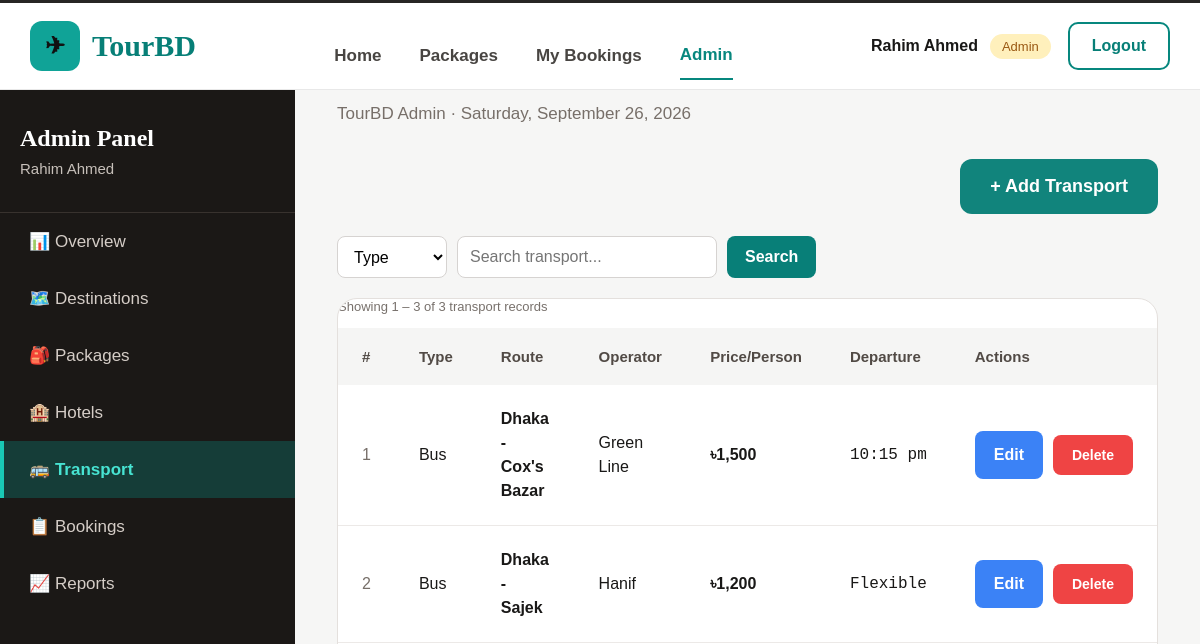
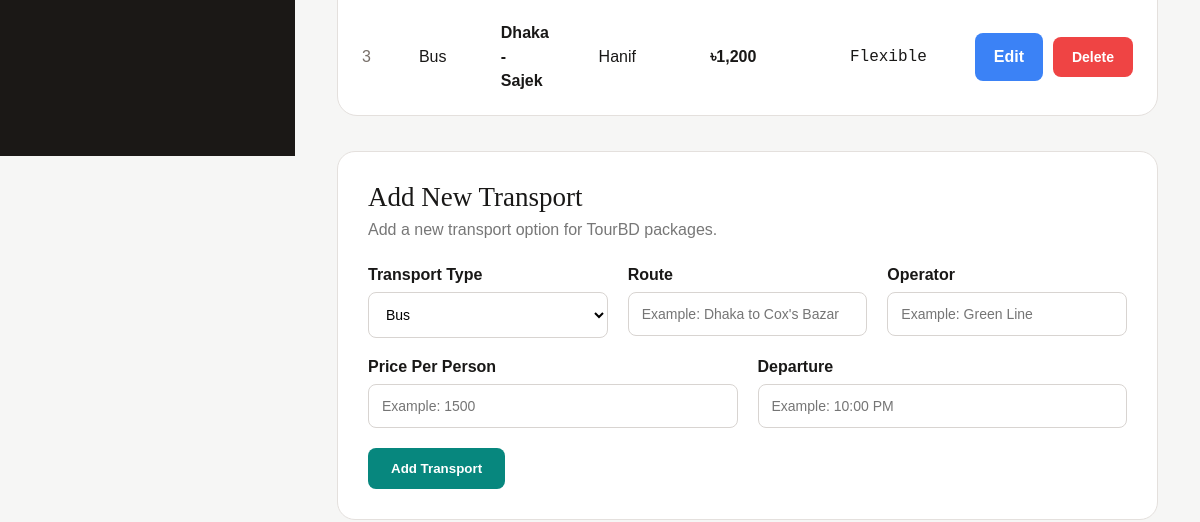
The app's page /admin/transport.php (signed in, upper part), older data (2 pictures, top to bottom).
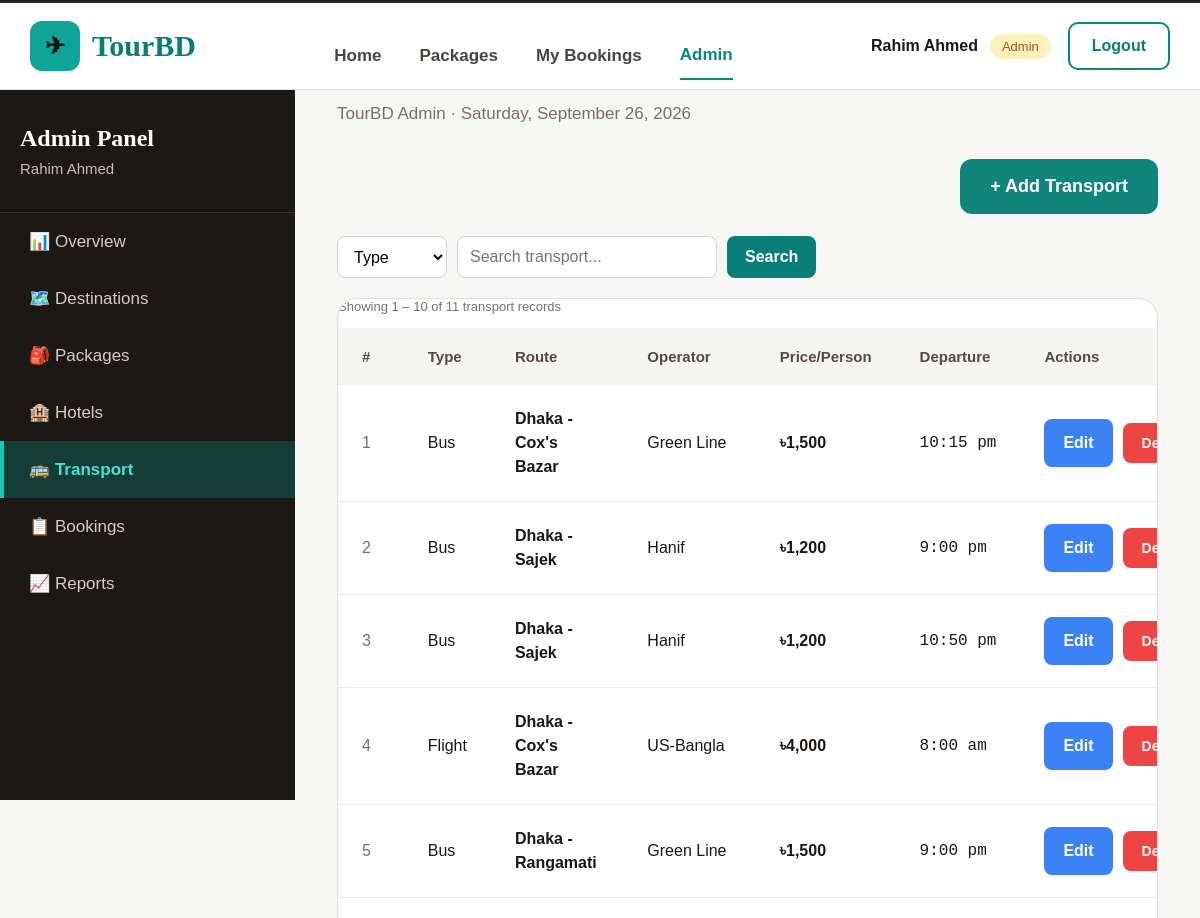
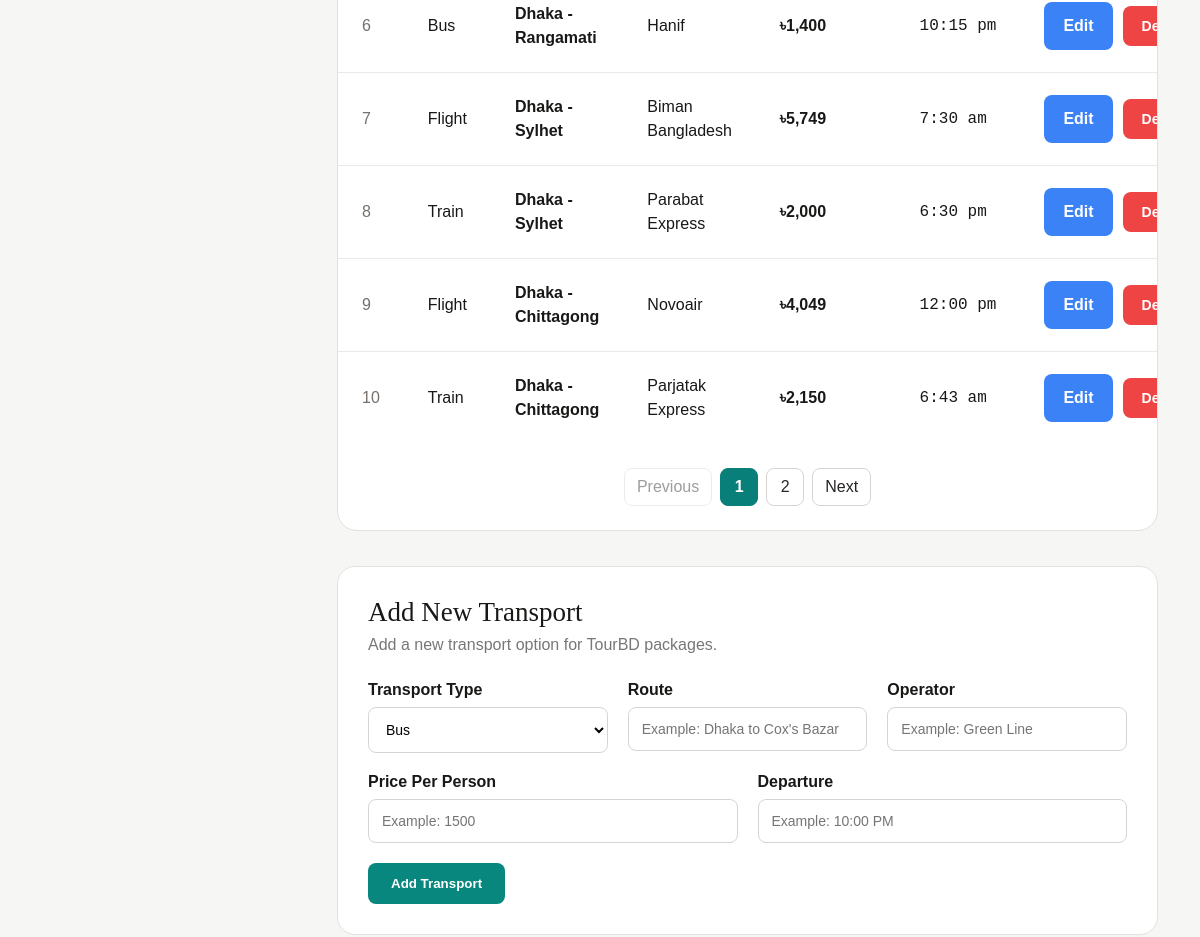
The same page, newer data (2 pictures, top to bottom).
### tables this page shows
CREATE TABLE `transport` (
  `transport_id` int(11) NOT NULL,
  `type` varchar(60) NOT NULL,
  `provider` varchar(120) NOT NULL,
  `route` varchar(180) DEFAULT NULL,
  `price_per_person` decimal(10,2) NOT NULL,
  `departure` varchar(50) NOT NULL DEFAULT 'Flexible'
);

### config/db.php (called while the page is built, shortened)
<?php
function e($value)
{
    return htmlspecialchars(
        $value ?? '',
        ENT_QUOTES,
        'UTF-8'
    );
}
?>

### admin/transport.php (the view, shortened to what the changed rows need)
<?php
require_once "../config/db.php";
$edit_transport = null;
$search = trim(
    $_GET['search'] ?? ''
);
$search_by =
    $_GET['search_by'] ?? 'type';
$where = "";
$records_per_page = 10;
$page = max(
    1,
    (int)($_GET['page'] ?? 1)
);
$count_sql = "
    SELECT COUNT(*) AS total
    FROM transport
    $where
";
$count_stmt = mysqli_prepare(
    $conn,
    $count_sql
);
mysqli_stmt_execute(
    $count_stmt
);
$count_result =
    mysqli_stmt_get_result(
        $count_stmt
    );
$count_row =
    mysqli_fetch_assoc(
        $count_result
    );
$total_transport =
    (int)$count_row['total'];
$total_pages = max(
    1,
    (int)ceil(
        $total_transport
        / $records_per_page
    )
);
$page = min(
    $page,
    $total_pages
);
$offset =
    ($page - 1)
    * $records_per_page;
$transport_sql = "
    SELECT *
    FROM transport
    $where
    ORDER BY transport_id ASC
    LIMIT ? OFFSET ?
";
$transport_stmt = mysqli_prepare(
    $conn,
    $transport_sql
);
if ($search !== '') {
    mysqli_stmt_bind_param(
        $transport_stmt,
        "sii",
        $search_value,
        $records_per_page,
        $offset
    );
}
else {
    mysqli_stmt_bind_param(
        $transport_stmt,
        "ii",
        $records_per_page,
        $offset
    );
}
mysqli_stmt_execute(
    $transport_stmt
);
$transport_result =
    mysqli_stmt_get_result(
        $transport_stmt
    );
$pagination_params = [
    'search' => $search,
    'search_by' => $search_by
];
function transportPageUrl(
    $page,
    $params
) {
    $params['page'] = $page;
    return "transport.php?"
        . http_build_query($params);
}
$showing_from =
    $total_transport > 0
    ? $offset + 1
    : 0;
$showing_to = min(
    $offset + $records_per_page,
    $total_transport
);
$display_number =
    $total_transport > 0
    ? $offset + 1
    : 1;
$highlight_id = max(
    0,
    (int)($_GET['highlight'] ?? 0)
);
?>
<!DOCTYPE html>
<html lang="en">
<head>
    <link
        rel="stylesheet"
        href="admin.css"
    >
</head>
<body>
<aside class="admin-sidebar">
    <div class="sidebar-title">
        <h2>
            Admin Panel
        </h2>
    </div>
</aside>
<main class="admin-main">
    <section class="transport-page-heading">
        <div>
            <h1>
            </h1>
        </div>
    </section>
    <section class="transport-table-card">
        <p class="transport-result-count">
            Showing
            <?php echo $showing_from; ?>
            –
            <?php echo $showing_to; ?>
            of
            <?php echo $total_transport; ?>
            transport records
        </p>
        <div class="table-wrapper">
            <table class="transport-admin-table">
                <thead>
                    <tr>
                        <th>#</th>
                        <th>Type</th>
                        <th>Route</th>
                        <th>Operator</th>
                        <th>Price/Person</th>
                        <th>Departure</th>
                        <th>Actions</th>
                    </tr>
                </thead>
                <tbody>
                    <?php if (
                        mysqli_num_rows(
                            $transport_result
                        ) > 0
                    ): ?>
                        <?php while (
                            $transport =
                                mysqli_fetch_assoc(
                                    $transport_result
                                )
                        ): ?>
                            <?php
                            $current_transport_id =
                                (int)$transport[
                                    'transport_id'
                                ];
                            $is_highlighted =
                                $highlight_id ===
                                $current_transport_id;
                            ?>
                            <tr
                                id="transport-<?php
                                echo $current_transport_id;
                                ?>"
                                class="<?php
                                echo $is_highlighted
                                    ? 'transport-highlight'
                                    : '';
                                ?>"
                            >
                                <td class="transport-id">
                                    <?php
                                    echo $display_number++;
                                    ?>
                                </td>
                                <td>
                                    <span class="transport-type">
                                        <?php
                                        echo e(
                                            $transport['type']
                                        );
                                        ?>
                                    </span>
                                </td>
                                <td class="transport-route">
                                    <?php
                                    echo e(
                                        $transport['route']
                                    );
                                    ?>
                                </td>
                                <td>
                                    <?php
                                    echo e(
                                        $transport['provider']
                                    );
                                    ?>
                                </td>
                                <td class="transport-price">
                                    ৳<?php
                                    echo number_format(
                                        (float)$transport[
                                            'price_per_person'
                                        ],
                                        0
                                    );
                                    ?>
                                </td>
                                <td class="transport-departure">
                                    <?php
                                    echo e(
                                        $transport['departure']
                                    );
                                    ?>
                                </td>
                                <td>
                                    <div class="transport-action-buttons">
                                        <?php
                                        $edit_params =
                                            $pagination_params;
                                        $edit_params['page'] =
                                            $page;
                                        $edit_params['edit'] =
                                            $current_transport_id;
                                        ?>
                                        <a
                                            href="transport.php?<?php
                                            echo e(
                                                http_build_query(
                                                    $edit_params
                                                )
                                            );
                                            ?>#transport-form"
                                            class="transport-edit-button"
                                        >
                                            Edit
                                        </a>
                                        <form
                                            method="POST"
                                            onsubmit="
                                                return confirm(
                                                    'Are you sure you want to delete this transport?'
                                                );
                                            "
                                        >
                                            <button
                                                type="submit"
                                                class="transport-delete-button"
                                            >
                                                Delete
                                            </button>
                                        </form>
                                    </div>
                                </td>
                            </tr>
                        <?php endwhile; ?>
                    <?php endif; ?>
                </tbody>
            </table>
        </div>
        <?php if ($total_pages > 1): ?>
            <div class="pagination">
                <a
                    href="<?php
                    echo e(
                        transportPageUrl(
                            max(1, $page - 1),
                            $pagination_params
                        )
                    );
                    ?>"
                    class="<?php
                    echo $page <= 1
                        ? 'disabled'
                        : '';
                    ?>"
                >
                    Previous
                </a>
                <?php for (
                    $i = 1;
                    $i <= $total_pages;
                    $i++
                ): ?>
                    <?php if ($i === $page): ?>
                        <span class="active">
                            <?php echo $i; ?>
                        </span>
                    <?php else: ?>
                        <a
                            href="<?php
                            echo e(
                                transportPageUrl(
                                    $i,
                                    $pagination_params
                                )
                            );
                            ?>"
                        >
                            <?php echo $i; ?>
                        </a>
                    <?php endif; ?>
                <?php endfor; ?>
                <a
                    href="<?php
                    echo e(
                        transportPageUrl(
                            min(
                                $total_pages,
                                $page + 1
                            ),
                            $pagination_params
                        )
                    );
                    ?>"
                    class="<?php
                    echo $page >= $total_pages
                        ? 'disabled'
                        : '';
                    ?>"
                >
                    Next
                </a>
            </div>
        <?php endif; ?>
    </section>
    <section
        class="transport-form-card"
        id="transport-form"
    >
        <h2>
            <?php
            echo $edit_transport
                ? "Edit Transport"
                : "Add New Transport";
            ?>
        </h2>
    </section>
</main>
</body>
</html>

Row changes from the older to the newer data that the page shows:
changed transport (number 2 of 10 on the later page): departure "Flexible" → "9:00 pm"
added transport: type "Bus", route "Dhaka - Sajek", provider "Hanif", price_per_person "1,200", departure "10:50 pm"
changed transport: type "Bus" → "Flight"; route "Dhaka - Sajek" → "Dhaka - Cox's Bazar"; provider "Hanif" → "US-Bangla"; price_per_person "1,200" → "4,000"; departure "Flexible" → "8:00 am"
added transport: type "Bus", route "Dhaka - Rangamati", provider "Green Line", price_per_person "1,500", departure "9:00 pm"
added transport: type "Bus", route "Dhaka - Rangamati", provider "Hanif", price_per_person "1,400", departure "10:15 pm"
added transport: type "Flight", route "Dhaka - Sylhet", provider "Biman Bangladesh", price_per_person "5,749", departure "7:30 am"
added transport: type "Train", route "Dhaka - Sylhet", provider "Parabat Express", price_per_person "2,000", departure "6:30 pm"
added transport: type "Flight", route "Dhaka - Chittagong", provider "Novoair", price_per_person "4,049", departure "12:00 pm"
added transport: type "Train", route "Dhaka - Chittagong", provider "Parjatak Express", price_per_person "2,150", departure "6:43 am"
Text that changed along with them:
$showing_to: "3" → "10"
$total_transport: "3" → "11"
text now shown: "Previous Next"
new list line: "1"
new list line: "2"
